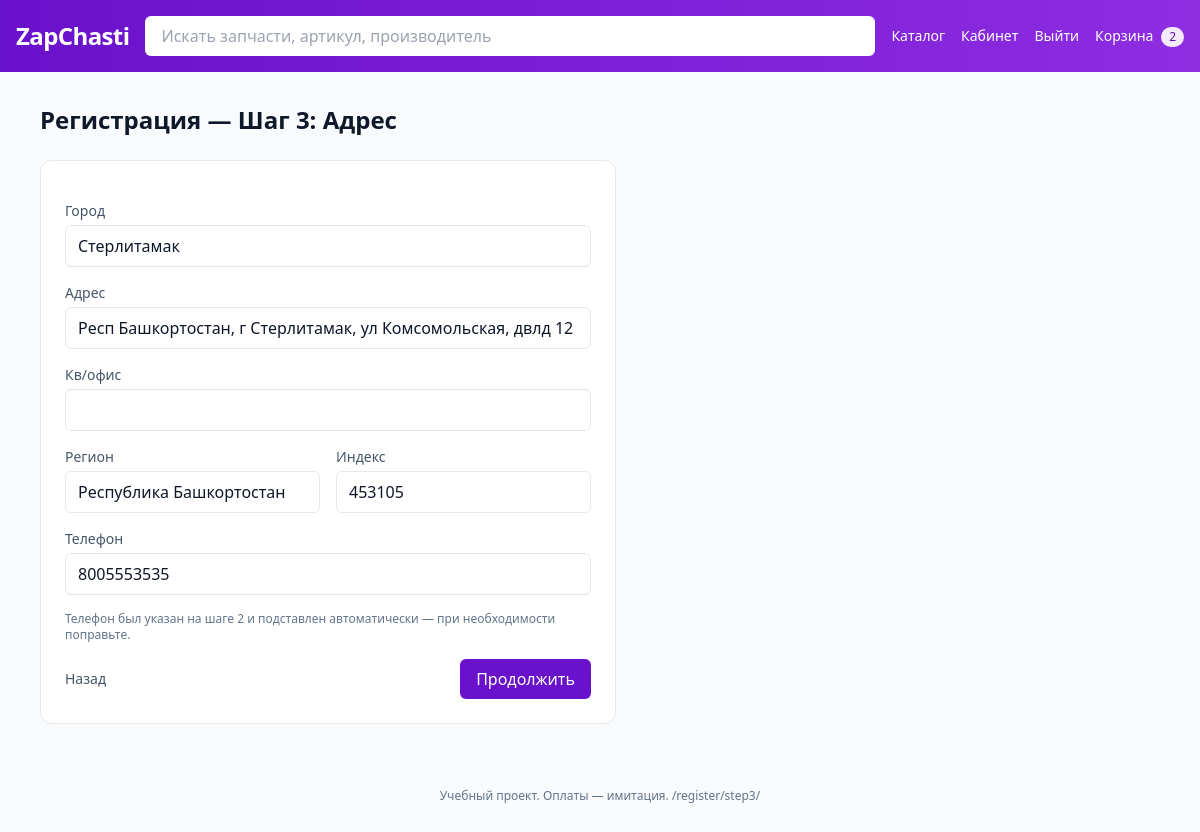
Page /register/step3/ (signed in) on the committed database.
### apps/accounts/models.py (models this page shows, shortened)
class Address(models.Model):
    user = models.OneToOneField('accounts.User', verbose_name='Пользователь', on_delete=models.CASCADE, related_name='address')
    line1 = models.CharField("Адрес", max_length=255, blank=True)
    line2 = models.CharField("Квартира/офис", max_length=255, blank=True)
    city = models.CharField("Город", max_length=120, blank=True)
    region = models.CharField("Регион", max_length=120, blank=True)
    postal_code = models.CharField("Индекс", max_length=20, blank=True)
    phone = models.CharField("Телефон", max_length=32, blank=True)
    created_at = models.DateTimeField("Дата создания", default=timezone.now)
    updated_at = models.DateTimeField("Дата обновления", auto_now=True)
    class Meta:
        verbose_name = "Адрес"
        verbose_name_plural = "Адреса"

### apps/accounts/views.py (the view)
# urls.py: path('register/step3/', register_step3, name='register-step3'),
@require_http_methods(["GET", "POST"])
def register_step3(request):
    if not request.user.is_authenticated:
        return redirect('/register/step1/')
    addr, _ = Address.objects.get_or_create(user=request.user)
    if request.method == 'POST':
        form = AddressForm(request.POST, instance=addr)
        if form.is_valid():
            address = form.save(commit=False)
            if not getattr(address, 'phone', '').strip():
                session_phone = request.session.get('register_phone')
                if session_phone:
                    address.phone = session_phone
            address.user = request.user
            address.save()
            return redirect('/register/step4/')
    else:
        initial = {}
        session_phone = request.session.get('register_phone')
        if session_phone and not getattr(addr, 'phone', '').strip():
            initial['phone'] = session_phone
        form = AddressForm(instance=addr, initial=initial)
    return render(request, 'accounts/register_step3.html', {'form': form})

### apps/accounts/forms.py
class AddressForm(forms.ModelForm):
    class Meta:
        model = Address
        fields = ["line1", "line2", "city", "region", "postal_code", "phone"]
        widgets = {
            "line1": forms.TextInput(attrs={"class": "w-full rounded-md border px-3 py-2"}),
            "line2": forms.TextInput(attrs={"class": "w-full rounded-md border px-3 py-2"}),
            "city": forms.TextInput(attrs={"class": "w-full rounded-md border px-3 py-2"}),
            "region": forms.TextInput(attrs={"class": "w-full rounded-md border px-3 py-2"}),
            "postal_code": forms.TextInput(attrs={"class": "w-full rounded-md border px-3 py-2"}),
            "phone": forms.TextInput(attrs={"class": "w-full rounded-md border px-3 py-2"}),
        }
    def __init__(self, *args, **kwargs):
        super().__init__(*args, **kwargs)
        self.fields["city"].required = True
        self.fields["line1"].required = True
        self.fields["phone"].required = True

### apps/templates/accounts/register_step3.html (shortened to what this page needs)
{% extends 'base.html' %}
{% block content %}
  <h1 class="text-2xl font-semibold mb-6">Регистрация — Шаг 3: Адрес</h1>
  <div class="max-w-xl rounded-xl border bg-white p-6">
    <form method="post" action="/register/step3/" class="space-y-4">
      <div class="grid grid-cols-1 gap-4">
        <div>
          <label class="block text-sm text-slate-600 mb-1">Город</label>
          {{ form.city }}
        </div>
        <div>
          <label class="block text-sm text-slate-600 mb-1">Адрес</label>
          {{ form.line1 }}
        </div>
        <div>
          <label class="block text-sm text-slate-600 mb-1">Кв/офис</label>
          {{ form.line2 }}
        </div>
        <div class="grid grid-cols-1 md:grid-cols-2 gap-4">
          <div>
            <label class="block text-sm text-slate-600 mb-1">Регион</label>
            {{ form.region }}
          </div>
          <div>
            <label class="block text-sm text-slate-600 mb-1">Индекс</label>
            {{ form.postal_code }}
          </div>
        </div>
        <div>
          <label class="block text-sm text-slate-600 mb-1">Телефон</label>
          {{ form.phone }}
        </div>
        <div class="text-xs text-slate-500">Телефон был указан на шаге 2 и подставлен автоматически — при необходимости поправьте.</div>
      </div>
      <div class="flex items-center justify-between">
        <a href="/register/step2/" class="text-sm text-slate-600 hover:underline">Назад</a>
        <button class="px-4 py-2 rounded-md bg-brand-600 text-white hover:bg-brand-700">Продолжить</button>
      </div>
    </form>
  </div>
{% endblock %}

### rows in the picture
Address: city "Стерлитамак", line1 "Респ Башкортостан, г Стерлитамак, ул Комсомольская, двлд 12", region "Республика Башкортостан", postal_code "453105", phone "8005553535"

### other values in the picture
{{ request.path }} "/register/step3/"
